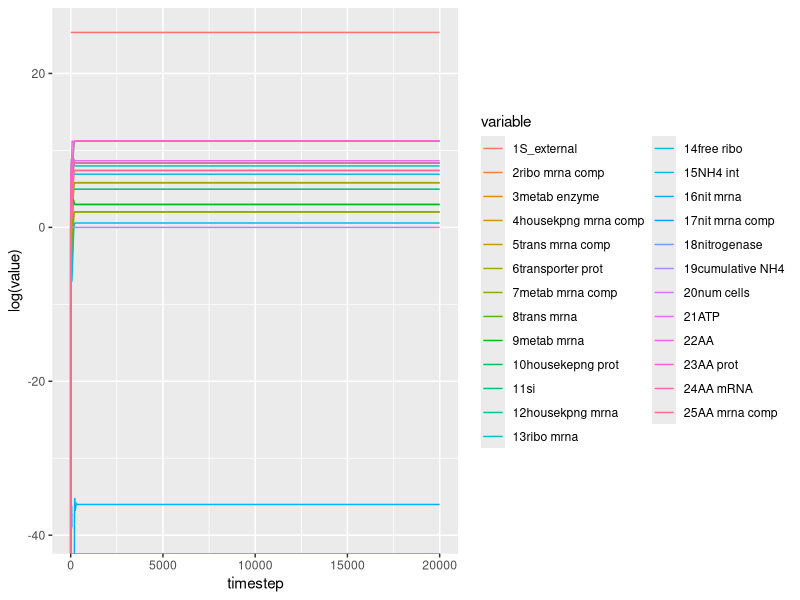
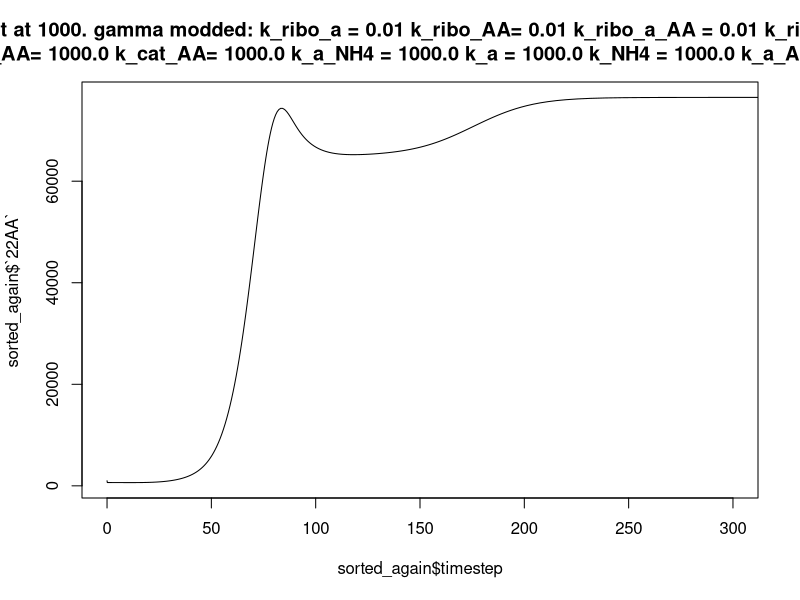
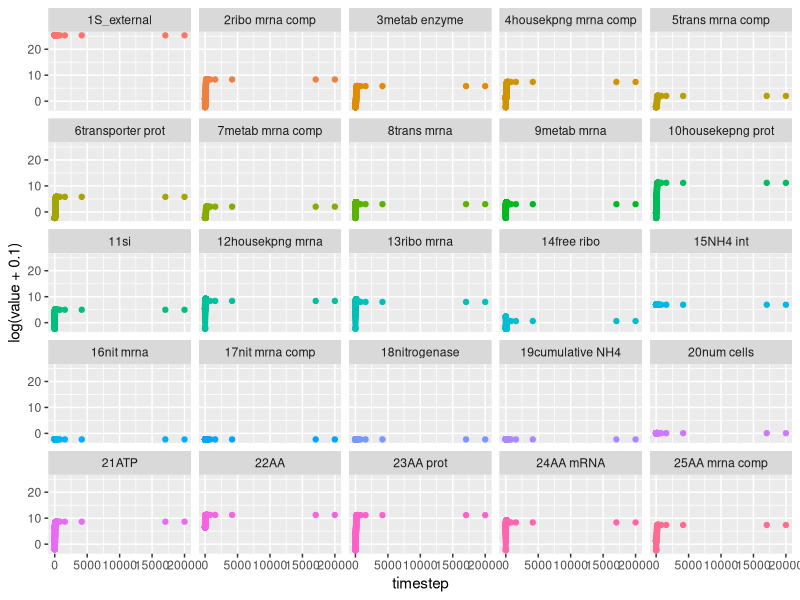

R code for these plots, in order:
rm(list=ls())
graphics.off()

library(ggplot2)
library(reshape2)
library(gridExtra)
library(cowplot)

#Plotted and saved model k_cat_AA: 0.01 k_a_NH4: 0.01k_a: 0.01k_NH4: 0.01k_a_AA: 0.01k_NH4_AA: 0.01k_ribo_a: 100.0k_ribo_AA: 0.01k_ribo_a_AA: 0.01k_ribo_AA_a: 100.0

# raw_data= read.csv("../data/high-AA-results-k_AA_0.01k_a_NH40.01k_a0.01k_NH40.01k_a_AA0.01k_NH4_AA0.01k_ribo_a0.01k_ribo_AA0.01k_ribo_a_AA0.01k_ribo_AA_a1.0.csv")
# raw_data = read.csv("../data/high-AA-results-k_AA_0.01k_a_NH40.01k_a0.01k_NH40.01k_a_AA0.01k_NH4_AA0.01k_ribo_a100.0k_ribo_AA100.0k_ribo_a_AA100.0k_ribo_AA_a100.0.csv")
# raw_data= read.csv("../data/high-AA-results-k_AA_0.01k_a_NH40.01k_a0.01k_NH40.01k_a_AA0.01k_NH4_AA0.01k_ribo_a0.01k_ribo_AA0.01k_ribo_a_AA0.01k_ribo_AA_a10000.0.csv")
raw_data= read.csv("reduced-model-output.csv")


raw_data = raw_data[,-c(1)]
sorted_data= raw_data[,order(names(raw_data))]
colnames(sorted_data)<- substring(names(sorted_data),6)

sorted_again<-sorted_data[,c("tamp","1","2","3","4","5","6","7","8","9","10","11","12","13","14","15","16","17","18","19","20","21","22","23","24","25")]
colnames(sorted_again)= c("timestep","1S_external","2ribo mrna comp","3metab enzyme","4housekpng mrna comp","5trans mrna comp","6transporter prot","7metab mrna comp","8trans mrna","9metab mrna","10housekepng prot","11si","12housekpng mrna","13ribo mrna","14free ribo","15NH4 int","16nit mrna","17nit mrna comp","18nitrogenase","19cumulative NH4","20num cells","21ATP","22AA","23AA prot","24AA mRNA","25AA mrna comp")

melted_data<- melt(sorted_again, id.var="timestep")
melted_data['log_molecules']= log(melted_data['value']+0.1)

plt = ggplot(data = melted_data, aes(x = timestep, y = log(value)))+geom_line(aes(color = variable))
# plt2=ggplot(data = melted_data, aes(x = timestep, y = log_molecules))+geom_line(aes(color = variable))
plt
# plt2
plot(type = "l",y=sorted_again$`22AA`,x= sorted_again$timestep, xlim = c(0,300), main = "NH4 constant at 1000. gamma modded: k_ribo_a = 0.01 k_ribo_AA= 0.01 k_ribo_a_AA = 0.01 k_ribo_AA_a = 1000.\n AA_prot_params: k_AA= 1000.0 k_cat_AA= 1000.0 k_a_NH4 = 1000.0 k_a = 1000.0 k_NH4 = 1000.0 k_a_AA = 0.01 k_NH4_AA= 0.01")
tail((sorted_again$`3metab enzyme`))

plt3 = ggplot(data = melted_data, aes(x = timestep, y = log(value+0.1))) +theme(legend.position = "none")+geom_point(aes(color = variable))+ facet_wrap(~ variable, ncol = 5)
plt3


# par(mfcol=c(4,1))
# params_data = read.csv("../data/high-AA-params-file-0.01-0.01-0.01-0.01-0.01-0.01-0.01-0.01-0.01-1.0.csv")
# #AA_3= raw_data[raw_data$timestamp>20000,]
# plot(y= raw_data$value22, x=raw_data$timestamp, ylab = "num of AA (k_ribo_AA_a:1.0)")
# plot(params_data$new_AA, ylab = "num of AA produced")
# plot(params_data$AA_prot, ylab ="AA proteins")
# plot(params_data$AA_req, ylab = "AA requirement")